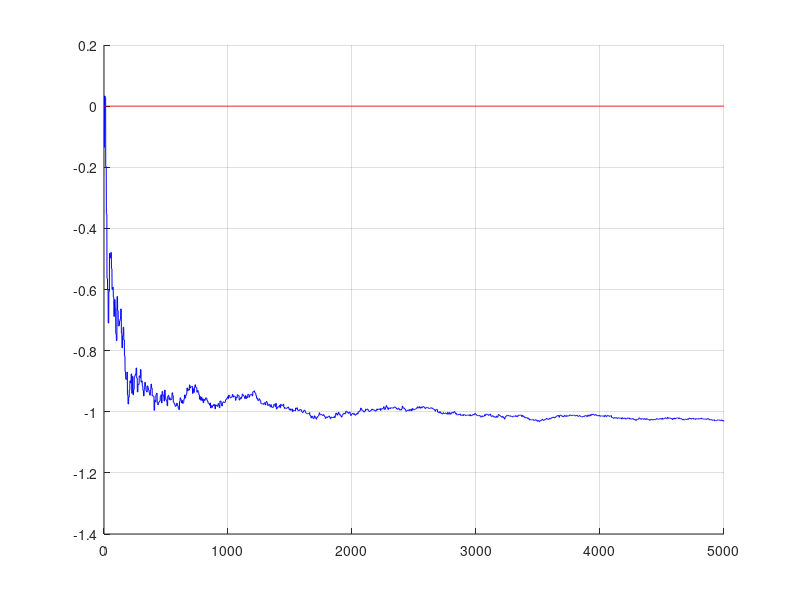
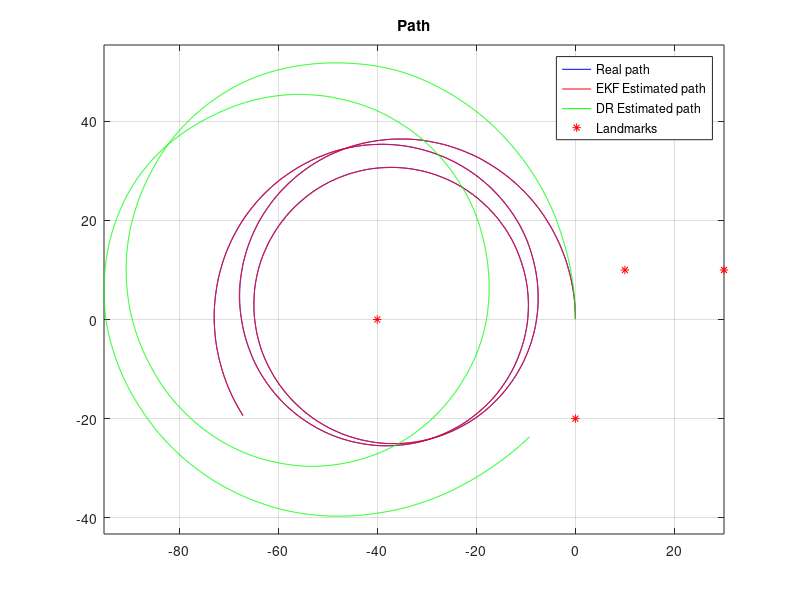
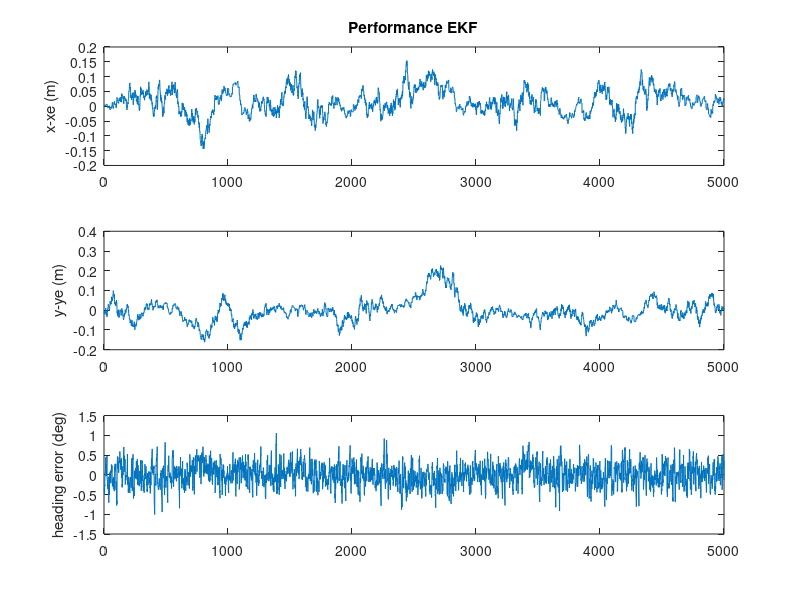
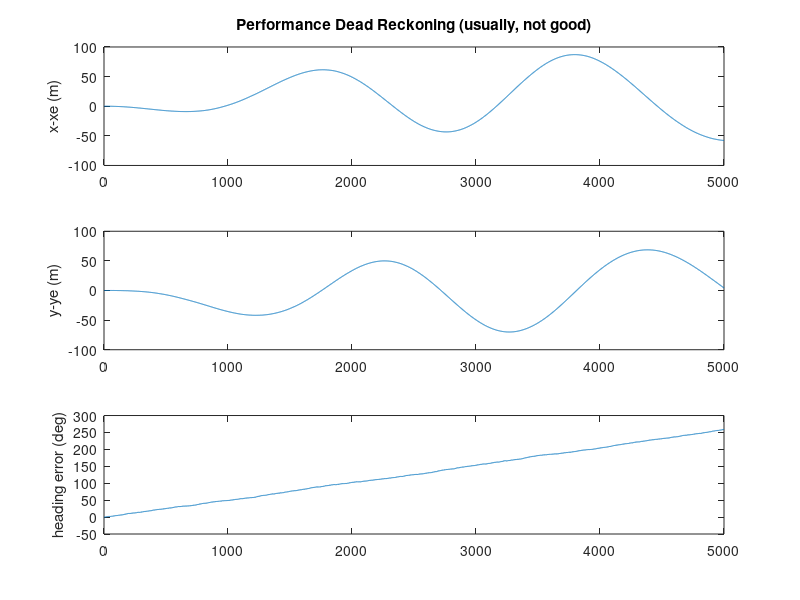

Write MATLAB code to recreate these figures, in order.
% DemoEKF.m - version 2018.1
% MRTN4010 - S1.2018
% Example using Extended Kalman Filter (EKF) for the localization problem, using LIDAR range observations.


% Note#1:
% For each "LIDAR scan" we extract the detected landmarks and then we use their ranges to update the estimated 
% states (3DoF: 2D position and heading of the platform).  
% Even frequently using "just" one range (related to some landmark) the estimator is
% able to estimate the pose (position and heading, 3DoF)!!!
% Q: How is this possible?
% A: This is because in addition to the observation model we use the process model (which correlates the states in time) as well.
% As the robot moves then we obtain several observations from different poses (and at different times).
% This system is what is said to be "Observable" 
% (its internal states can be estimated by observing its "outputs", in this case we measure the robot's distance to certain landmark/landmarks).

% it seems that having just range (1D) and certain process model we would
% be able to estimate (x,y, Phi)  (3D)! 
% analogy/question: can we do stereo vision with a perfect process model and just 1 eye? 
% analogy/question: can we do stereo vision with a "good but not perfect" process model and just 1 eye? 
% answer: YES; this problem is called "mapping" (given, approximately, out position, we estimate the position of OOIs)


% Note#2: in this simulation we run the process model at certain frequency
% (dt=50ms), however we do not assume we get measurements (for the observations) at that sample
% rate (that situation would be great!, but it is not always possible). We assume observations have a slower sample rate. This
% is to show that even for a poor system (observing at low rate) the estimation process is still good and feasible. 


%Note #3:
% You can change many things in this simulation (that is the beauty of testing things under simulations):
% 1)  the geographical distribution and number of landmarks.
% 2)  the noise's standard deviations in the inputs of the kinematic model of the vehicle
% 3)  the noise's standard deviations of range measurements
% 4)  the sampling rate of the scanner
% 5)  the inputs to the process (speed and angular rate)
% and a lot of things for experimenting!


% You will be requested, in a subsequent project, to 
%  1) Modify the update stage of the EKF for accepting bearing observations.
%  2) Adapt the Q matrix used in the prediction step, for properly
%  considering the noise that pollutes the model inputs.



% Note4:  IMPORTANT
% a) You will need to modify the EKF update stage in order to deal with the
% cases:   Bearing Only and Range+Bearing (as required in a subsequent project).

% b) you need to adapt the Q matrix in the prediction stage, in order to
% consider the noise that pollutes the inputs of the process model (speed
% and gyroZ). Follow the approach presented in the lecture notes, in file
% "MTRN4010_L06_Noise_in_the_inputs_of_ProcessModel.pdf"

%---------------------------------

% In this problem we have a kinematic model of the platform ( our "process
% model"). The inputs, u(t), of the model are 2 :
%    a)  platform's speed (measured at the middle point between the back wheels) 
%    b)  Wz (yaw/heading angular rate), measured through  IMU's gyros.


% by J. Guivant for MRTN4010's students, Session S1.2018.



function main()

gBias = -0.97 *pi/180;
% .....................................................
% Here I define the magnitude of the "noises", which I assume are present, 
% polluting mesurements, models, etc.  
% (we are simulating those noises, so we can try whatever we want.) 

% Standard deviation of the error in the angular rate sensor. 
stdDevGyro = 2*pi/180 ;        
% 2 degrees/second , standard deviation of the gyros' noise
% you have seen, when playing with our real IMU's data that, after removing the
% bias, the random error present in the gyros' measurements should be lower than 2 deg/sec.
% so, this one seems realistic.

% Standard deviation of the error in the speed's measurements
stdDevSpeed = 0.15 ;   % We simulate a lot of error!  (very difficult case). 
% Speed-meter's error = 0.15m/sec; actually, a low quality speed sensor! (it
% may be the case, in cartain terrains in which platform's traction is not good.)

% ... errors in the range measurements (25cm, standard dev.)
sdev_rangeMeasurement = 0.25 ;          % std. of noise in range measurements. 0.25m
sdev_angleMeasurement = 0.5*pi/180;
% this is more than the error you would have with our laser scanner.

% .....................................................

% some parameters, for the simulation context.
Dt=0.05 ;                       % "sample time", 50ms
Li = 5000 ;                     % "experiment" duration, in iterations 
DtObservations=0.250 ;          % laser "sample time" (for observations), 4Hz, approximately


% .....................................................
% Here, I create a virtual map, because this program works on a simulated process.
% (in a real case you would have a real map)

% How many landmarks do you want to use?  
n_usedLanmarks = 5 ;    %it must be : 0 < n_usedLanmarks <5, but you can modify the function "CreateSomeMap()" to extend it.
% just to create some landmarks
% if you specify "n_usedLanmarks = 0", you would not have observations
% (i.e. no updates, just predictions )

global NavigationMap;
NavigationMap = CreateSomeMap(n_usedLanmarks) ;  %creates a artificial map!
% ................................................


% In variables "Xe" and "P" :These are the EKF ESTIMATES (Expected value and covariance matrix)
% Initial conditions of the estimates (identical to the real ones, as in
% the lab)( I Assume we know the initial condition of the system)
Xe = [ 0; 0;pi/2;0 ] ; 
P = zeros(4,4) ;            % initial quality --> perfect (covariance =zero )
% Why perfect? (BECAUSE in this case we DO ASSUME we know perfectly the initial condition)
P(4,4) = (4*pi/180)^2; 

% These are the "opn-loop" dead reckoning ESTIMATES
Xdr = [ 0; 0;pi/2;0 ] ;

% Some buffers to store the intermediate values during the experiment (so we can plot them, later)
Xreal_History= zeros(4,Li) ;
Xe_History= zeros(4,Li) ;
XeDR_History= zeros(4,Li) ;

% .....................................................
% I assume that every time we apply the process model to predict the evolution of the system for a 
% perdiod of time of Dt (50ms) we introduce uncertainty of 0.01m standard deviation on X, 
% similar uncertainty on Y and 1 degree (a lot!) on the heading's estimation
% Q  =zeros(3,3) ;  Q(1,1) = (0.01)^2 ; Q(2,2) =Q(1,1)  ; Q(3,3) = (1*pi/180)^2 ;
% Although you can use this proposed Q, it can be improved. Read
% "MTRN4010_L06_Noise_in_the_inputs_of_ProcessModel.pdf" in order to implement a good refinement. 

Q = diag( [ (0.01)^2 ,(0.01)^2 , (1*pi/180)^2, (1*pi/180*1/3600)^2]) ;
P_u = diag([stdDevGyro stdDevSpeed]);
% Q matrix. Represent the covariance of the uncertainty about the process model.
% .....................................................

Pu = diag([stdDevGyro^2, stdDevSpeed^2]);
time=0 ;
% initialize the simulator of process (the "real system").
InitSimulation(stdDevSpeed,stdDevGyro,sdev_rangeMeasurement,sdev_angleMeasurement,DtObservations);
% (BTW: this is just a simulation to replace the real system, because we,
% for the moment, do not have the real system. )

clc();
disp('Running full simulation, OFF line. Please wait...');

% .....................................................    
for i=1:Li,     % loop
    
    %pause(dt) ;   % NO delay, I want to run this in a fast off-line SIMULATION, so ASAP.
    
    time = time+Dt ;    
    SimuPlatform(time,Dt);      % because NOW I do not have a real system, I simulate it.

     
    % I ask about the inputs to the Process Model.
    % The inputs I will be told are polluted versions of the real inputs.
    [Noisy_speed,Noisy_GyroZ]=GetProcessModelInputs();
    % in the real case we should measure the real inputs (gyros and speedmeter)

    % run our "open-loop" estimation (just dead-reckoning)
    Xdr    = RunProcessModel(Xdr,Noisy_speed,Noisy_GyroZ,Dt) ;
     
    
    
    
    % -------- THIS IS THE ACTUAL EKF! ------------------------

    % ------ EKF's prediction: applies the prediction step (i.e. Porcess model). 
    % Estimate new covariance, associated to the state after prediction
    % First , I evaluate the Jacobian matrix of the process model (see lecture notes), at X=X(k|k).
    % You should write the analytical expression on paper to understand the following line.
%     J = [ 
%         [1,0,-Dt*Noisy_speed*sin(Xe(3)), 0  ]  ;
%         [0,1, Dt*Noisy_speed*cos(Xe(3)), 0] ;
%         [0,0, 1, -Dt ]; 
%         [0,0, 0,  1] 
%         ] ; 
%     
%     F_u = Dt*[ 
%         [Noisy_speed*cos(Xe(3)) 0];
%         [Noisy_speed*sin(Xe(3)) 0]; 
%         [0 Dt];
%         [0 0];
%         ];
%     Q_u = F_u*(P_u)*F_u';
%     % then I calculate the new coveraince, after the prediction P(K+1|K) = J*P(K|K)*J'+Q ;
%     Q1 = diag( [ (0.01)^2 ,...
%                         (0.01)^2 ,...
%                             (1*pi/180)^2,...
%                                 0]) ;
%     Q = (Q1 + Q_u);
%     P = J*P*J'+ Q ;
        J = [ 
            [1,0,-Dt*Noisy_speed*sin(Xe(3)),0]; 
            [0,1,Dt*Noisy_speed*cos(Xe(3)),0];
            [ 0,0,1, -Dt ]; 
            [0,0,0,1] 
            ]; 
        
        %############
        %******* Fu-> linearization of the function f about the inputs (velocity and angular velocity) 
        Fu =   [Dt*cos(Xe(3)), 0; 
                Dt*sin(Xe(3)), 0; 
                0            , Dt;
                0            , 0];
        
        % then I calculate the new coveraince, after the prediction P(K+1|K) = J*P(K|K)*J'+Q ;
        
        %############
        %******* Qu -> Covariance of the uncertainty/noise of the process model, exclusively as consequence of
        % the uncertainty that pollutes our knowledge about the inputs
        Qu = Fu*Pu*Fu';
        
        % then I calculate the new coveraince, after the prediction P(K+1|K) = J*P(K|K)*J'+Q ;
        %############
        P = J*P*J' + Q + Qu;
        
    % ATTENTION: we need, in our case, to propose a consistent Q matrix (this is part of your assignment!)
        
    % And, here, we calculate the predicted expected value. 
    Xe    = RunProcessModel(Xe,Noisy_speed,Noisy_GyroZ,Dt) ;
    %  X(k+1|k) = f( X(k|k), u(k) )
    % in our case, we do not perfectly know u(k), but me measure them (which are noisy)
    % note: we reuse the same variable Xe (we do not need to remember X(k|k), so we overwrite it.)
    
    
    % so, here/now, the variable "Xe" contains "X^(k+1|k)"   ("X^" means "X hat", i.e. predicted expected value of X(k+1) )
    % and the variable "P" is "P(k+1|k)".
        
   % The precition step, for this iteration, is done.
 
    
    

    % .. Get range measuremens, if those are available.
    [nDetectedLandmarks,MeasuredRanges, MeasuredAngles, IDs]=GetObservationMeasurements();
    
    % if measurements are avaiable ==> we perform the related updates.
    if nDetectedLandmarks>0,     % any laser data and detected landmarks?
     
        % Because there are available obsevations ==> I perform EKF update\updates.
   
        % --------------- EKF update (observations)
        % Because this observation function is non-linear--> we need to get the Jacobians of h(X).
        % Jacobian for range only measurements (evaluated at the current expected value -->Xe)    
        
        % sqrt( (xi-x)^2+(yi-y)^2 ) for all the seen landmarks. I will need
        % this term for the next calculations.
        
        % for the sake of simplicity in this example, we perform an EKF update for each of the observations.
        for u=1:nDetectedLandmarks,
         
            ID = IDs(u);            % landmark ID?    (in "real life", this is provided by the "data association")
            
            % some auxiliary variables.
            eDX = (NavigationMap.landmarks(ID,1)-Xe(1)) ;      % (xu-x)
            eDY = (NavigationMap.landmarks(ID,2)-Xe(2)) ;      % (yu-y)
            eDD = sqrt( eDX*eDX + eDY*eDY ) ; %   so : sqrt( (xu-x)^2+(yu-y)^2 ) 
    
        
            % here is it. "H". I reuse some previous calculations.
            H = [ [  -eDX/eDD , -eDY/eDD , 0, 0 ] ;
                [ eDY/(eDX^2 + eDY^2), -eDX/(eDX^2 + eDY^2), -1, 0 ] ] ;   % Jacobian of h(X); size 1x3
        
            % the expected distances to this landmark ( "h(Xe)" )
            ExpectedRange = eDD ;   % just a coincidence: we already calculated them for the Jacobian, so I reuse it. 
            ExpectedAngle = atan2(eDY,eDX) - Xe(3) + pi/2;
        
            % Evaluate residual (innovation)  "Y-h(Xe)" 
            %(measured output value - expected output value)
            %z  = MeasuredRanges(u) - ExpectedRange ;      
            z  = [[MeasuredRanges(u) - ExpectedRange];      
	          [MeasuredAngles(u) - ExpectedAngle]];
            
%             if z(2) > pi
%               z(2) = z(2) - 2*pi;
%             elseif z(2) < -pi
%               z(2) = z(2) + 2*pi;
%             end
            % ------ covariance of the noise/uncetainty in the measurements
            %R = sdev_rangeMeasurement*sdev_rangeMeasurement*4 ;
            R = diag([sdev_rangeMeasurement^2*4 sdev_angleMeasurement^2*4]);
            % I multiply by 4 because I want to be conservative and assume
            % twice the standard deviation that I believe does happen.
        
            % Some intermediate steps for the EKF (as presented in the lecture notes)
            S = R + H*P*H' ;
            iS = inv(S);%iS=1/S;                 % iS = inv(S) ;   % in this case S is 1x1 so inv(S) is just 1/S
            K = P*H'*iS ;           % Kalman gain
            % ----- finally, we do it...We obtain  X(k+1|k+1) and P(k+1|k+1)
            
            Xe = Xe+K*z ;       % update the  expected value
            %P = P-P*H'*iS*H*P;%P = P-K*H*P ;       % update the Covariance % i.e. "P = P-P*H'*iS*H*P"  )
            P = P-K*H*P ;       
            % -----  individual EKF update done ...
        
            % Loop to the next observation based on available measurements..
        end;  
       
       % Here, all available EKF updates have been done.
       % which means that the variable Xe contains X^(k+1|k+1); and P is P(k+1|k+1); the
       % expected value and covariance matrix, respectively, of the POSTERIOR PDF about X(k+1)
       
       
    end;  
     
     % -------- store some current variables, to plot later, at the end. 
     Xreal_History(:,i) = GetCurrentSimulatedState() ;
     Xe_History(:,i)    = Xe ;
     XeDR_History(:,i)  = Xdr ;
     assignin('base','Xe_History',Xe_History);
end ;                           % end of while loop



fprintf('Done. Showing results, now..\n');
% now, we can see the resutls.
% PLOT some results. 
SomePlots(Xreal_History,Xe_History,XeDR_History,NavigationMap) ;
figure(1); clf; hold on; grid on;
t=linspace(0,4999,5000);
t0=zeros(1,5000);
plot(t, (Xe_History(4,:))*180/pi,'b');
plot(t, t0, 'r');
hold off;

return ;        



% =========================================================================
% --- THIS IS THE PROCESS MODEL of MY SYSTEM. (it is a Kinemetic model)
    
function Xnext=RunProcessModel(X,speed,GyroZ,dt) 
%     Xnext = zeros(4,1);
%     temp = X(4);
    Xnext = X + dt*[ speed*cos(X(3)) ;
                        speed*sin(X(3)) ; 
                        GyroZ-X(4); 
%                         GyroZ; 
                        0; ] ;
return ;


% =========================================================================
% ========== Simulation functions - (used for simulation of "real" platform and
% for the process model of the EKF.
% When we apply the EKF on a real case, we do NOT need this part.


function [ranges,IDs angles] = GetMeasurementsFomNearbyLandmarks(X,map)
    
    if map.nLandmarks>0,
        dx= map.landmarks(:,1) - X(1) ;
        dy= map.landmarks(:,2) - X(2) ;
        ranges = sqrt((dx.*dx + dy.*dy)) ;
        angles = atan2(dy,dx) - X(3) + pi/2;
        IDs = [1:map.nLandmarks];
    else,
        IDs=[];ranges=[];angles = [];
    end;
    % I simulate I measure/detect all the landmarks, however there can be
    % cases where I see just the nearby ones.
    
return ;


% here I propose some speed and angular rate inputs. 
% in real cases, they do happen, we do not propose them.
function [speed,GyroZ] = SimuControl(X,t)
    speed = 2 ;                                         % cruise speed, 2m/s  ( v ~ 7km/h)
    GyroZ = 3*pi/180 + sin(0.1*2*pi*t/50)*.02 ;         % some crazy driver moving the steering wheel...
return ;


% here I propose some map of landmarks. 
% in real cases, we do not create it, synthetically, like here.
function map = CreateSomeMap(n_used)
    n_used = max(0,min(4,n_used));      % accepts no less than 1, no more than 4. 
    
    landmarks = [  [ -40,0 ];[ -0,-20 ];[ 10,10 ] ;[ 30,10 ]  ] ;   
    % you may modify this list, in case you want to add more landmarks to the navigation map.
    
    map.landmarks = landmarks(1:n_used,:) ;
    map.nLandmarks = n_used ;
return ;





function InitSimulation(stdDevSpeed,stdDevGyro,sdev_rangeMeasurement,sdev_angleMeasurement, DtObservations)
    global ContextSimulation;
    ContextSimulation.Xreal = [ 0; 0;pi/2; 0] ;     % [x;y;phi;bias]
    ContextSimulation.stdDevSpeed = stdDevSpeed;
    ContextSimulation.stdDevGyro = stdDevGyro;
    
    ContextSimulation.Xreal = [0;0;pi/2;0];
    ContextSimulation.speed=0;
    ContextSimulation.GyroZ=0;
    ContextSimulation.sdev_rangeMeasurement=sdev_rangeMeasurement;
    ContextSimulation.sdev_angleMeasurement=sdev_angleMeasurement;
    ContextSimulation.DtObservations=DtObservations;
    ContextSimulation.timeForNextObservation= 0;
    ContextSimulation.CurrSimulatedTime=0;
return;


function [Noisy_speed,Noisy_GyroZ]=GetProcessModelInputs()
    % .....................................................
    % add noise to simulate real conditions
    % WHY? to be realistic. When we measure things the measurements are polluted with noise, So I simulated that situation by adding random
    % noise to the perfect measurements (the ones I get from the simulated "real" platform.
    global ContextSimulation;
    Noisy_speed =ContextSimulation.speed+ContextSimulation.stdDevSpeed*randn(1) ;
    Noisy_GyroZ =ContextSimulation.GyroZ+ContextSimulation.stdDevGyro*randn(1)-deg2rad(1);
return;


% NOTE: in a subsequent project, you will apply the EKF for estimating the states of the real
% system. In such cases You DO NOT ADD ANY NOISE to the real
% measurements!!!!. We add noise, here, because we want to simulate a real
% case, always having noise polluting our measurements.


function  SimuPlatform(time,Dt)
    global ContextSimulation;    
    
    % simulate some crazy driver for the car..
    [ContextSimulation.speed,ContextSimulation.GyroZ] = SimuControl(ContextSimulation.Xreal,time) ;      % read kinematic model inputs, ideal ones
    % .........................................
    % simulate one step of the "real system":  Xreal(time)
    ContextSimulation.Xreal = RunProcessModel(ContextSimulation.Xreal,ContextSimulation.speed,ContextSimulation.GyroZ,Dt) ;
    ContextSimulation.CurrSimulatedTime = ContextSimulation.CurrSimulatedTime+Dt;
return;


function [nDetectedLandmarks,MasuredRanges,MeasuredAngles,IDs]=GetObservationMeasurements(map)
    global ContextSimulation NavigationMap;       
   
    if ContextSimulation.CurrSimulatedTime<ContextSimulation.timeForNextObservation,
        % no measurements of outputs at this time.
        nDetectedLandmarks=0;
        MeasuredAngles=[];
        MasuredRanges=[];
        IDs=[];
        return ; 
    end;
        
    ContextSimulation.timeForNextObservation = ContextSimulation.timeForNextObservation+ContextSimulation.DtObservations;
    
    % get simulated range measurements (actual system), in this case the
    % simulated platform.
        [RealRanges,IDs, RealAngles] = GetMeasurementsFomNearbyLandmarks(ContextSimulation.Xreal,NavigationMap) ;
                % ...................................................
        nDetectedLandmarks = length(RealRanges) ;
      
        
        if (nDetectedLandmarks<1)       % no detected landmarks...
            MasuredRanges=[];   IDs=[];    return ; 
        end;
        
        
        % Here I corrupt the simulated measurements by adding some random noise (to simulate the noise that would be present in the reality)
        % this is the noise:
        noiseInMeasurements= ContextSimulation.sdev_rangeMeasurement*randn(size(RealRanges));
        % here I add it to the perfect ranges' measurements
        MasuredRanges = RealRanges +  noiseInMeasurements ;
        % so MasuredRanges are the measurements polluted with
        MeasuredAngles = RealAngles + ContextSimulation.sdev_angleMeasurement*randn(size(RealAngles));
        % noise. I get the "perfect measurements" from the simulated
        % platform.
        
        % in real life they arrive already polluted!
        
 return;

 
    function X=GetCurrentSimulatedState()
        global ContextSimulation;
        X=ContextSimulation.Xreal;
        
        
     return;   

% -------------end simulation functions -----------------------------------------------


% ====================================================
% --- This is JUST for ploting the results
function SomePlots(Xreal_History,Xe_History,Xdr_History,map) ;



figure(2) ; clf ; hold on ;
plot(Xreal_History(1,:),Xreal_History(2,:),'b') ;
plot(Xe_History(1,:),Xe_History(2,:),'r') ;
plot(Xdr_History(1,:),Xdr_History(2,:),'g') ;
if (map.nLandmarks>0),   
    plot(map.landmarks(:,1),map.landmarks(:,2),'*r') ;
    legend({'Real path','EKF Estimated path','DR Estimated path','Landmarks'});
else
    legend({'Real path','EKF Estimated path','DR Estimated path'});
end;    





% show vectors, for visualizing heading, at a small number of points.
% ii = [1:225:length(Xe_History(1,:))] ;
% m=10;
% quiver(Xreal_History(1,ii),Xreal_History(2,ii),m*cos(Xreal_History(3,ii)),m*sin(Xreal_History(3,ii)),'b','AutoScale','off','Marker','o' ) ;
% quiver(Xe_History(1,ii),Xe_History(2,ii),m*cos(Xe_History(3,ii)),m*sin(Xe_History(3,ii)),'r','AutoScale','off','Marker','+') ;
% quiver(Xdr_History(1,ii),Xdr_History(2,ii),m*cos(Xdr_History(3,ii)),m*sin(Xdr_History(3,ii)),'m','AutoScale','off','Marker','o' ) ;




axis equal ;

title('Path') ;
zoom on ; grid on; box on;

% --------- plot errors between EKF estimates and the real values
figure(3) ; clf ; 
Xe=Xe_History;
subplot(311) ; plot(Xreal_History(1,:)-Xe(1,:)) ;ylabel('x-xe (m)') ;
title('Performance EKF') ;
subplot(312) ; plot(Xreal_History(2,:)-Xe(2,:)) ;ylabel('y-ye (m)') ;
subplot(313) ; plot(180/pi*(Xreal_History(3,:)-Xe(3,:))) ;ylabel('heading error (deg)') ;

figure(4) ; clf ; 
Xe=Xdr_History;
subplot(311) ; plot(Xreal_History(1,:)-Xe(1,:)) ;ylabel('x-xe (m)') ;
title('Performance Dead Reckoning (usually, not good)') ;
subplot(312) ; plot(Xreal_History(2,:)-Xe(2,:)) ;ylabel('y-ye (m)') ;
subplot(313) ; plot(180/pi*(Xreal_History(3,:)-Xe(3,:))) ;ylabel('heading error (deg)') ;
Xe=[];

return ;
% -------------------------------------------------------------------------


%  Jose Guivant -  AAS -Session 1.2018
%  Questions:     email to : j.guivant@unsw.edu.au


% -------------------------------------------------------------------------


